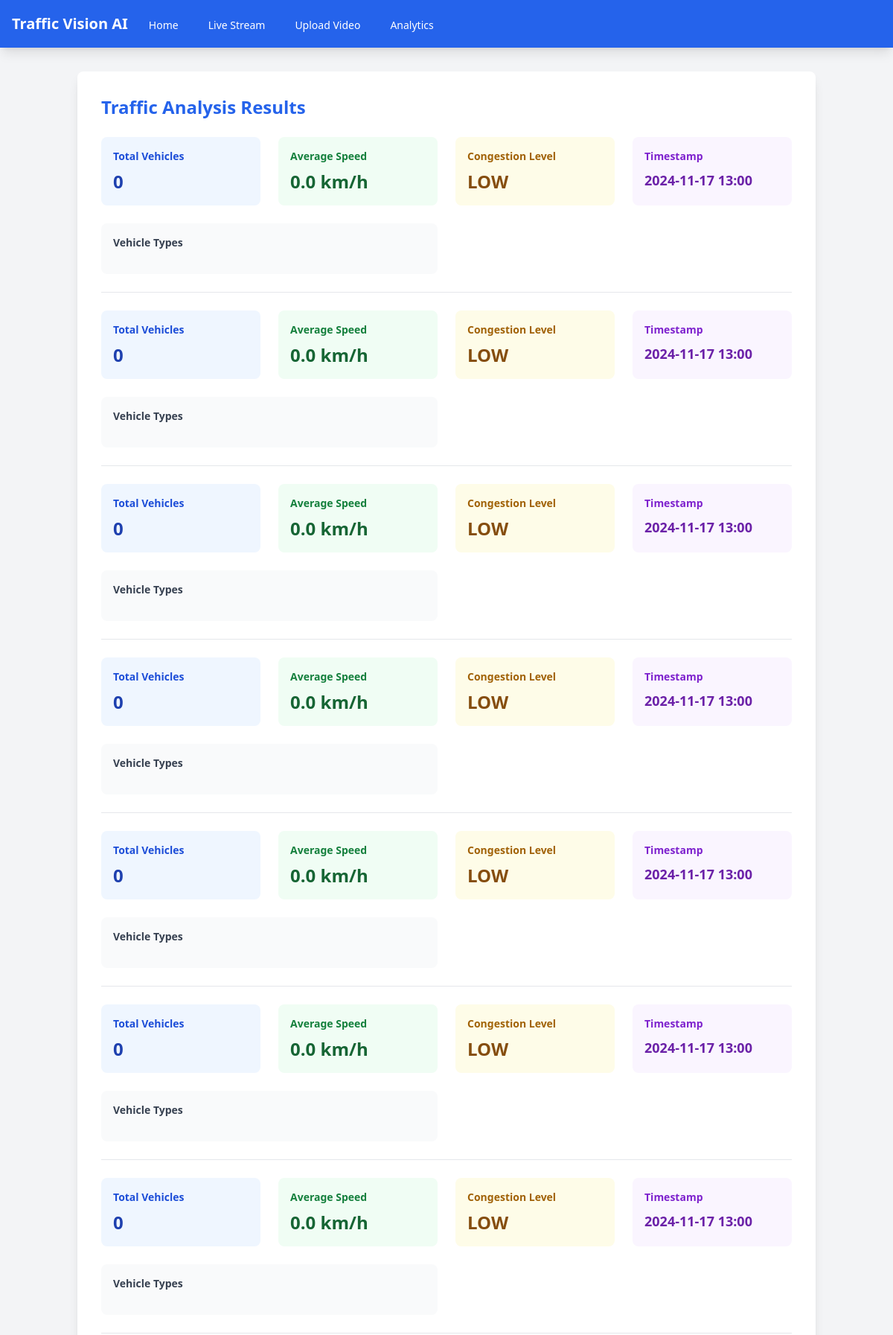
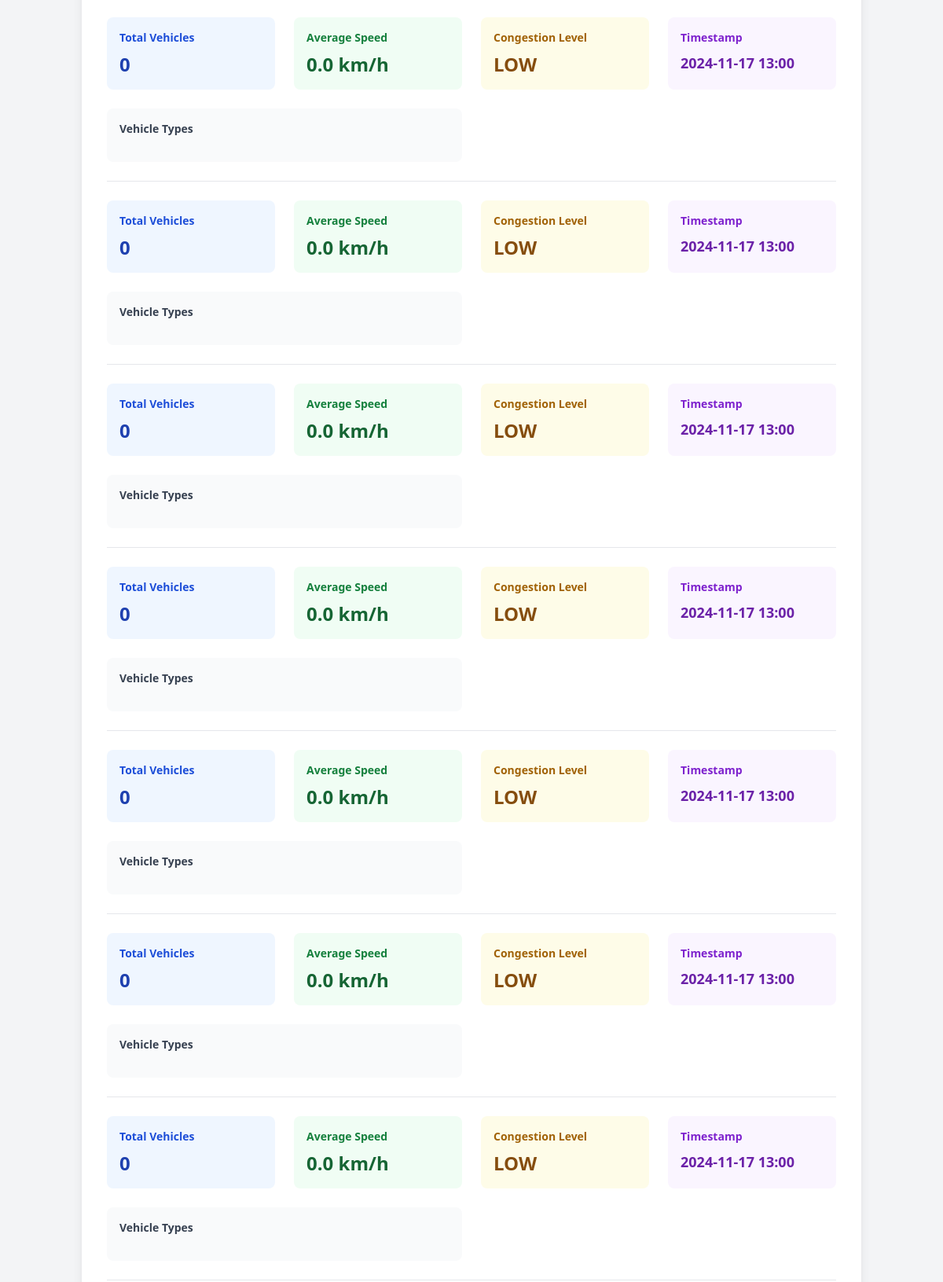
The page /analytics/ (upper part) on the database its author committed (2 pictures, top to bottom).
### traffic_detection/models.py (models this page shows, shortened)
class TrafficData(models.Model):
    timestamp = models.DateTimeField(default=timezone.now)
    video_file = models.FileField(upload_to='videos/')
    processed_video = models.FileField(upload_to='processed_videos/', null=True, blank=True)
    vehicle_count = models.IntegerField(default=0)
    vehicle_types = models.JSONField(default=dict)  # Store vehicle types and their counts
    average_speed = models.FloatField(default=0.0)
    congestion_level = models.CharField(max_length=20, choices=[
        ('LOW', 'Low'),
        ('MEDIUM', 'Medium'),
        ('HIGH', 'High'),
    ])
    incidents = models.JSONField(default=list)  # Store detected incidents

### traffic_detection/views.py (the view)
# urls.py: path('analytics/', views.AnalyticsView.as_view(), name='analytics'),
class AnalyticsView(ListView):
    model = TrafficData
    template_name = 'traffic_detection/analytics.html'
    context_object_name = 'traffic_data'
    ordering = ['-timestamp']

### templates/traffic_detection/analytics.html (shortened to what this page needs)
{% extends 'base.html' %}
{% block content %}
<div class="max-w-6xl mx-auto">
    <div class="bg-white rounded-lg shadow-lg p-8 mb-8">
        <h2 class="text-2xl font-bold mb-6 text-blue-600">Traffic Analysis Results</h2>
        {% if traffic_data %}
            {% for data in traffic_data %}
            <div class="border-b border-gray-200 pb-6 mb-6 last:border-b-0">
                <div class="grid grid-cols-1 md:grid-cols-2 lg:grid-cols-4 gap-6 mb-6">
                    <div class="bg-blue-50 p-4 rounded-lg">
                        <h3 class="text-sm font-semibold text-blue-700 mb-2">Total Vehicles</h3>
                        <p class="text-2xl font-bold text-blue-800">{{ data.vehicle_count }}</p>
                    </div>
                    <div class="bg-green-50 p-4 rounded-lg">
                        <h3 class="text-sm font-semibold text-green-700 mb-2">Average Speed</h3>
                        <p class="text-2xl font-bold text-green-800">{{ data.average_speed|floatformat:1 }} km/h</p>
                    </div>
                    <div class="bg-yellow-50 p-4 rounded-lg">
                        <h3 class="text-sm font-semibold text-yellow-700 mb-2">Congestion Level</h3>
                        <p class="text-2xl font-bold text-yellow-800">{{ data.congestion_level }}</p>
                    </div>
                    <div class="bg-purple-50 p-4 rounded-lg">
                        <h3 class="text-sm font-semibold text-purple-700 mb-2">Timestamp</h3>
                        <p class="text-lg font-bold text-purple-800">{{ data.timestamp|date:"Y-m-d H:i" }}</p>
                    </div>
                </div>
                <div class="grid grid-cols-1 md:grid-cols-2 gap-6">
                    <div class="bg-gray-50 p-4 rounded-lg">
                        <h3 class="text-sm font-semibold text-gray-700 mb-4">Vehicle Types</h3>
                    </div>
                </div>
            </div>
            {% endfor %}
        {% endif %}
    </div>
</div>
{% endblock %}

### templates/base.html (shortened to what this page needs)
<!DOCTYPE html>
<html lang="en">
<head>
    <script src="https://cdn.tailwindcss.com"></script>
</head>
<body class="bg-gray-100">
    <nav class="bg-blue-600 text-white shadow-lg">
        <div class="max-w-7xl mx-auto px-4">
            <div class="flex justify-between h-16">
                <div class="flex">
                    <div class="flex-shrink-0 flex items-center">
                        <span class="text-xl font-bold">Traffic Vision AI</span>
                    </div>
                    <div class="hidden sm:ml-6 sm:flex sm:space-x-8">
                        <a href="{% url 'home' %}"
                           class="inline-flex items-center px-1 pt-1 text-sm font-medium text-white hover:text-gray-200">
                            Home
                        </a>
                        <a href="{% url 'stream' %}"
                           class="inline-flex items-center px-1 pt-1 text-sm font-medium text-white hover:text-gray-200">
                            Live Stream
                        </a>
                        <a href="{% url 'upload' %}"
                           class="inline-flex items-center px-1 pt-1 text-sm font-medium text-white hover:text-gray-200">
                            Upload Video
                        </a>
                        <a href="{% url 'analytics' %}"
                           class="inline-flex items-center px-1 pt-1 text-sm font-medium text-white hover:text-gray-200">
                            Analytics
                        </a>
                    </div>
                </div>
            </div>
        </div>
    </nav>
    <main class="container mx-auto px-4 py-8">
        {% block content %}{% endblock %}
    </main>
</body>
</html>

### rows shown on the page
TrafficData: vehicle_count "0", average_speed "0.0", congestion_level "LOW", timestamp "2024-11-17 13:00"
TrafficData: vehicle_count "0", average_speed "0.0", congestion_level "LOW", timestamp "2024-11-17 13:00"
TrafficData: vehicle_count "0", average_speed "0.0", congestion_level "LOW", timestamp "2024-11-17 13:00"
TrafficData: vehicle_count "0", average_speed "0.0", congestion_level "LOW", timestamp "2024-11-17 13:00"
TrafficData: vehicle_count "0", average_speed "0.0", congestion_level "LOW", timestamp "2024-11-17 13:00"
TrafficData: vehicle_count "0", average_speed "0.0", congestion_level "LOW", timestamp "2024-11-17 13:00"
TrafficData: vehicle_count "0", average_speed "0.0", congestion_level "LOW", timestamp "2024-11-17 13:00"
TrafficData: vehicle_count "0", average_speed "0.0", congestion_level "LOW", timestamp "2024-11-17 13:00"
TrafficData: vehicle_count "0", average_speed "0.0", congestion_level "LOW", timestamp "2024-11-17 13:00"
TrafficData: vehicle_count "0", average_speed "0.0", congestion_level "LOW", timestamp "2024-11-17 13:00"
TrafficData: vehicle_count "0", average_speed "0.0", congestion_level "LOW", timestamp "2024-11-17 13:00"
TrafficData: vehicle_count "0", average_speed "0.0", congestion_level "LOW", timestamp "2024-11-17 13:00"
TrafficData: vehicle_count "0", average_speed "0.0", congestion_level "LOW", timestamp "2024-11-17 13:00"
TrafficData: vehicle_count "0", average_speed "0.0", congestion_level "LOW", timestamp "2024-11-17 13:00"
